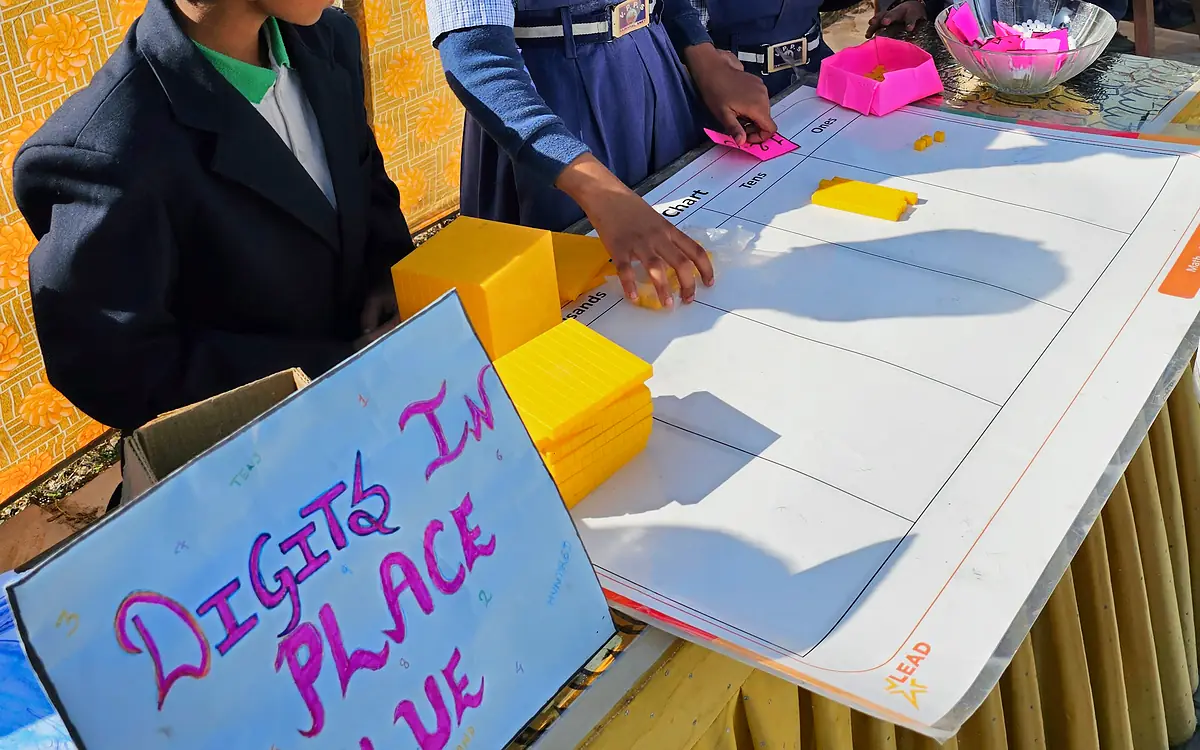
#> input picture assets/media/photos/place-value-blocks-1200.webp, 1200 x 750 px
$ python build-gallery-media.py
#> lines starting #> are read from the running program, lines starting #| are printed output that depends on the picture
"""Rebuild the 2026 campus photo film and cropped school-event details.

Run from any directory with Pillow (including WebP and AVIF) and ffmpeg.
Inputs are school photographs and a real dance recording already held in
assets/media. The accompanying gallery catalogue selects public derivatives.
"""
from io import BytesIO
from pathlib import Path
from tempfile import TemporaryDirectory
import subprocess

from PIL import Image

ROOT = Path(__file__).resolve().parents[1]
PHOTOS = ROOT / "assets/media/photos"
VIDEOS = ROOT / "assets/media/videos"
FPS = 24
FRAME = (1280, 720)
FFMPEG = ["ffmpeg", "-hide_banner", "-loglevel", "error", "-y"]
H264 = ["-c:v", "libx264", "-preset", "slow", "-crf", "24", "-pix_fmt", "yuv420p",
        "-threads", "3", "-an", "-map_metadata", "-1", "-movflags", "+faststart"]


def sizes(image, photo_id, widths):
    for width in widths:
        height = round(width * image.height / image.width)
        scaled = image.resize((width, height), Image.Resampling.LANCZOS)
        scaled.save(PHOTOS / f"{photo_id}-{width}.webp", quality=77, method=6, exif=b"")
        scaled.save(PHOTOS / f"{photo_id}-{width}.avif", quality=65, speed=6, exif=b"")


def still_details():
    # The table crop excludes the chin and badges at the top of the source.
    table = Image.open(PHOTOS / "place-value-blocks-1200.webp").convert("RGB")
#> table is the input picture: PIL image 1200x750 RGB; mean R, G, B 133.1, 129, 130
    sizes(table.crop((100, 108, 1180, 748)), "place-value-table", [384, 720, 1080])
#> the loop in sizes, `for width in widths:` made 3 passes
#> pass 1, in sizes, `scaled = image.resize((width, height), Image.Resampling.LANCZOS)`:
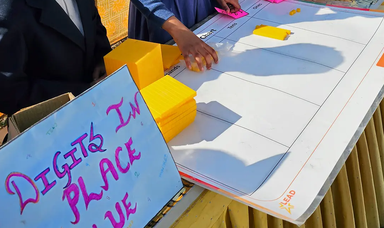
#> scaled: PIL image 384x228 RGB; mean R, G, B 138.7, 139, 141.8
#> pass 2, in sizes, `scaled = image.resize((width, height), Image.Resampling.LANCZOS)`:
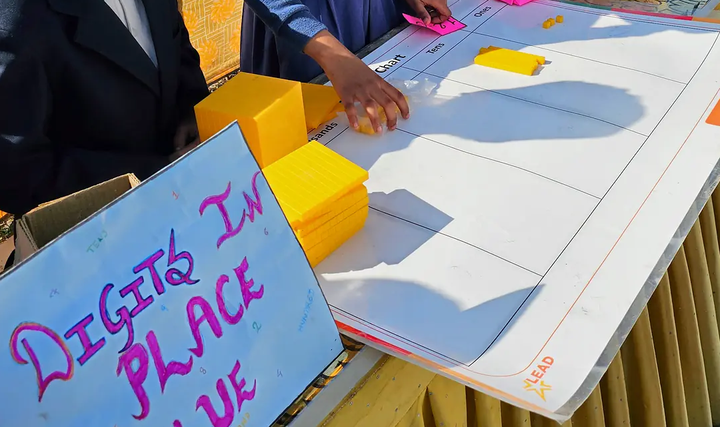
#> scaled: PIL image 720x427 RGB; mean R, G, B 138.7, 139, 141.8
    # Striped sashes, ribbons and hands; the group faces stay out of the frame.
    cadets = Image.open(PHOTOS / "ncc-cadets-1200.webp").convert("RGB")
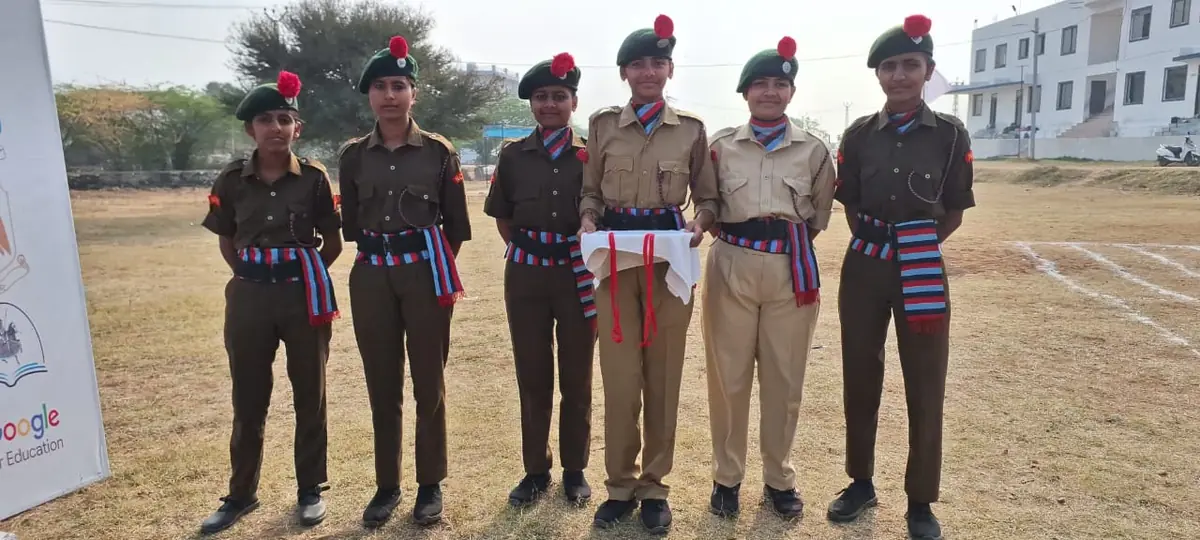
#> input picture assets/media/photos/ncc-cadets-1200.webp, 1200 x 540 px
#> cadets is the input picture: PIL image 1200x540 RGB; mean R, G, B 141.7, 130.6, 120.8
    sizes(cadets.crop((449, 173, 961, 461)), "ncc-sashes", [320, 512])
#> the loop in sizes (call 2), `for width in widths:` made 2 passes
#> pass 1, in sizes (call 2), `scaled = image.resize((width, height), Image.Resampling.LANCZOS)`:
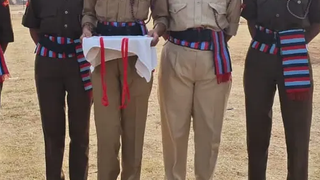
#> scaled: PIL image 320x180 RGB; mean R, G, B 115.6, 97.9, 87.7
#> pass 2, in sizes (call 2), `scaled = image.resize((width, height), Image.Resampling.LANCZOS)`:
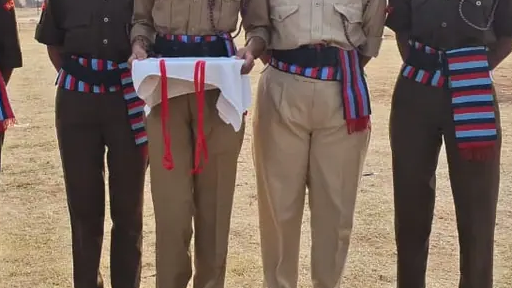
#> scaled: PIL image 512x288 RGB; mean R, G, B 115.6, 97.9, 87.7


def dance_detail():
    # 1.5–9.5 s of the original school dance. This fixed crop stays below the
    # dancers' heads throughout the shot. Voices and performance music are omitted.
    output = VIDEOS / "lawn-dance-detail-448.mp4"
    subprocess.run(FFMPEG + ["-ss", "1.5", "-i", str(VIDEOS / "house-dance-720.mp4"),
                            "-t", "8", "-vf", "crop=448:252:250:464,fps=24",
                            "-map", "0:v:0"] + H264 + ["-maxrate", "340k", "-bufsize", "680k", str(output)], check=True)
#> (this line was passed over: subprocess is not available in this run)
    frame = subprocess.check_output(FFMPEG + ["-ss", "2.7", "-i", str(output),
                                              "-frames:v", "1", "-f", "image2pipe",
                                              "-vcodec", "png", "-"])
    sizes(Image.open(BytesIO(frame)).convert("RGB"), "dance-footwork", [320, 448])


def campus_film(working_dir):
    # Each source rectangle is deliberately 16:9. The first frame excludes a
    # distant bystander at the left edge of the published entrance photograph.
    shots = [
        ("campus-front-1600.webp", (260, 105, 1540, 825)),
        ("first-school-room-1120.webp", (0, 154, 1120, 784)),
        ("computer-lab-wide-1200.webp", (0, 156, 1200, 831)),
        ("science-bench-828.webp", (0, 46, 824, 510)),
        ("basketball-court-1200.webp", (94, 0, 1086, 558)),
    ]
    output = working_dir / "campus-master.mp4"
    command = FFMPEG + ["-f", "rawvideo", "-pix_fmt", "rgb24", "-s", "1280x720",
                        "-framerate", str(FPS), "-i", "-"] + H264 + ["-maxrate", "720k", "-bufsize", "1440k", str(output)]
    with subprocess.Popen(command, stdin=subprocess.PIPE) as enc:
        last_frame = None
        for index, (filename, box) in enumerate(shots):
            picture = Image.open(PHOTOS / filename).convert("RGB").crop(box)
            if index == 0:
                sizes(picture, "campus-spaces-poster", [480, 800, 1200])
            for frame in range(FPS * 4):
                # A slow 2.5% push-in and a ten-frame dissolve at each cut.
                progress = frame / (FPS * 4 - 1)
                inset = .0125 * progress
                crop = (picture.width * inset, picture.height * inset,
                        picture.width * (1 - inset), picture.height * (1 - inset))
                current = picture.transform(FRAME, Image.Transform.EXTENT, crop,
                                            Image.Resampling.BICUBIC)
                if last_frame is not None and frame < 10:
                    current = Image.blend(last_frame, current, (frame + 1) / 10)
                enc.stdin.write(current.tobytes())
            last_frame = current
        enc.stdin.close()
        if enc.wait():
            raise RuntimeError("ffmpeg failed to encode the campus film")


    # A low-burst, short-GOP H.264 encode plays and seeks in the mobile
    # WebKit player. Keep its high-resolution poster as a separate image.
    subprocess.run(FFMPEG + [
        "-i", str(output), "-vf", "scale=854:480:flags=lanczos,setsar=1",
        "-c:v", "libx264", "-profile:v", "baseline", "-level:v", "3.0",
        "-pix_fmt", "yuv420p", "-threads", "2", "-crf", "26",
        "-maxrate", "410k", "-bufsize", "410k", "-bf", "0", "-g", "48",
        "-keyint_min", "48", "-x264-params", "ref=1:scenecut=0:nal-hrd=vbr",
        "-an", "-map_metadata", "-1", "-movflags", "+faststart",
        str(VIDEOS / "campus-spaces-480.mp4"),
    ], check=True)


if __name__ == "__main__":
    still_details()
    dance_detail()
#> (the call stopped at in dance_detail, `frame = subprocess.check_output(FFMPEG + ["-ss", "2.7", "-i", str(outp..`: subprocess is not available in this run)
    with TemporaryDirectory() as temporary:
#> (the run stopped early here; a loop or call above may not have finished)
